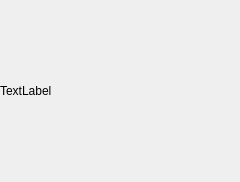
<?xml version="1.0" encoding="UTF-8"?>
<ui version="4.0">
 <class>LibraryCollectionItem</class>
 <widget class="QWidget" name="LibraryCollectionItem">
  <property name="geometry">
   <rect>
    <x>0</x>
    <y>0</y>
    <width>240</width>
    <height>182</height>
   </rect>
  </property>
  <property name="sizePolicy">
   <sizepolicy hsizetype="Preferred" vsizetype="Minimum">
    <horstretch>0</horstretch>
    <verstretch>0</verstretch>
   </sizepolicy>
  </property>
  <property name="windowTitle">
   <string>Form</string>
  </property>
  <property name="styleSheet">
   <string notr="true"/>
  </property>
  <layout class="QHBoxLayout" name="horizontalLayout">
   <property name="spacing">
    <number>5</number>
   </property>
   <property name="margin">
    <number>0</number>
   </property>
   <item>
    <widget class="QLabel" name="collectionTitleLbl">
     <property name="text">
      <string>TextLabel</string>
     </property>
    </widget>
   </item>
  </layout>
 </widget>
 <resources/>
 <connections/>
</ui>
